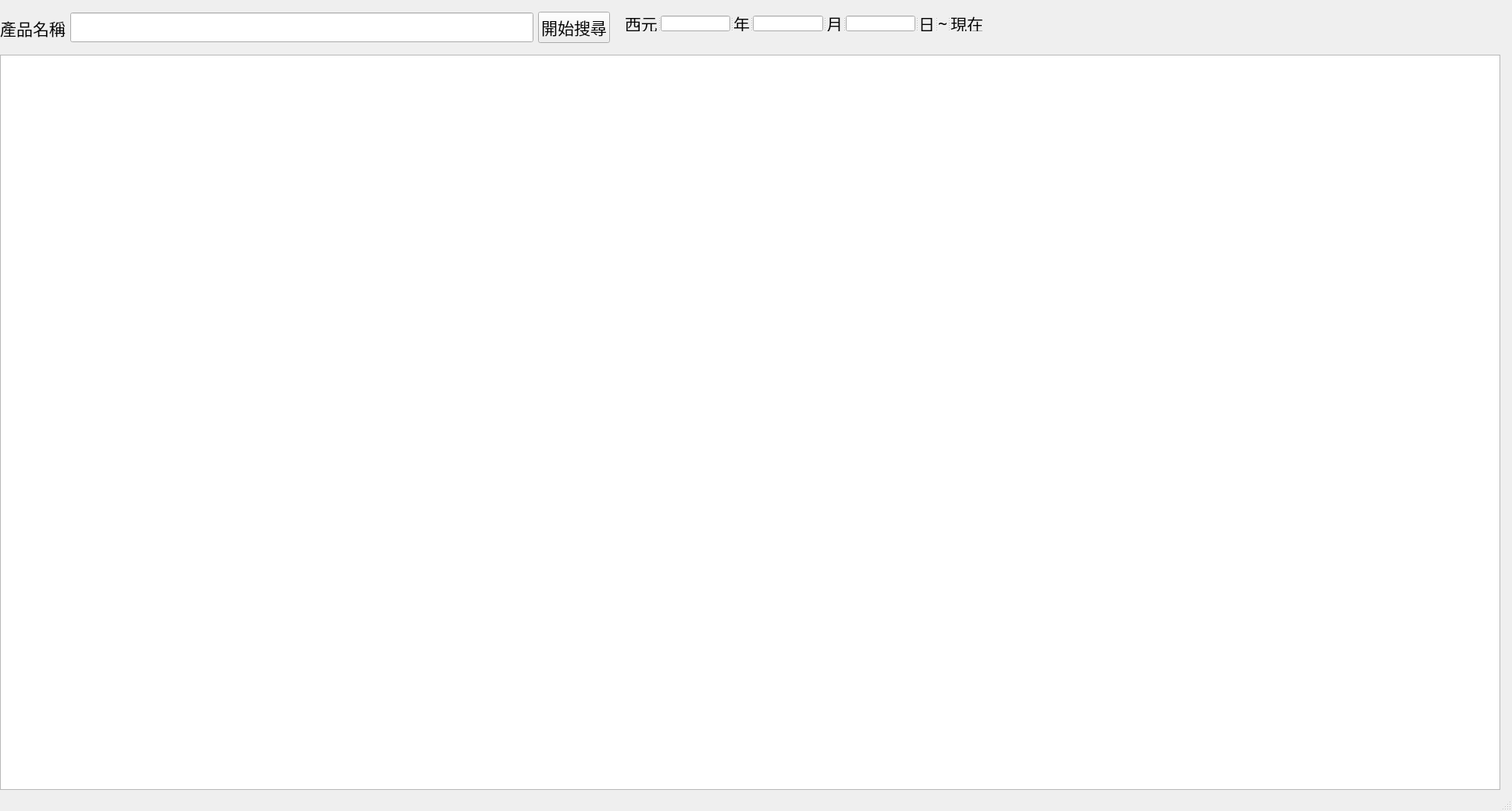
<?xml version="1.0" encoding="UTF-8"?>
<ui version="4.0">
 <class>MainWindow</class>
 <widget class="QMainWindow" name="MainWindow">
  <property name="geometry">
   <rect>
    <x>0</x>
    <y>0</y>
    <width>1936</width>
    <height>1038</height>
   </rect>
  </property>
  <property name="windowTitle">
   <string>EC Search</string>
  </property>
  <widget class="QWidget" name="centralwidget">
   <widget class="QWidget" name="layoutWidget">
    <property name="geometry">
     <rect>
      <x>0</x>
      <y>0</y>
      <width>781</width>
      <height>71</height>
     </rect>
    </property>
    <layout class="QHBoxLayout" name="horizontalLayout">
     <item>
      <widget class="QLabel" name="label">
       <property name="font">
        <font>
         <family>標楷體</family>
         <pointsize>16</pointsize>
        </font>
       </property>
       <property name="text">
        <string>產品名稱</string>
       </property>
       <property name="alignment">
        <set>Qt::AlignCenter</set>
       </property>
      </widget>
     </item>
     <item>
      <widget class="QLineEdit" name="lineEdit_itemname">
       <property name="font">
        <font>
         <family>標楷體</family>
         <pointsize>16</pointsize>
        </font>
       </property>
      </widget>
     </item>
     <item>
      <widget class="QPushButton" name="pushButton_search">
       <property name="font">
        <font>
         <family>標楷體</family>
         <pointsize>16</pointsize>
        </font>
       </property>
       <property name="text">
        <string>開始搜尋</string>
       </property>
      </widget>
     </item>
    </layout>
   </widget>
   <widget class="QTableWidget" name="tableWidget">
    <property name="geometry">
     <rect>
      <x>0</x>
      <y>70</y>
      <width>1921</width>
      <height>941</height>
     </rect>
    </property>
    <property name="font">
     <font>
      <family>標楷體</family>
      <pointsize>16</pointsize>
     </font>
    </property>
   </widget>
   <widget class="QSplitter" name="splitter">
    <property name="geometry">
     <rect>
      <x>800</x>
      <y>20</y>
      <width>459</width>
      <height>20</height>
     </rect>
    </property>
    <property name="font">
     <font>
      <family>標楷體</family>
      <pointsize>16</pointsize>
     </font>
    </property>
    <property name="orientation">
     <enum>Qt::Horizontal</enum>
    </property>
    <widget class="QLabel" name="label_2">
     <property name="font">
      <font>
       <family>標楷體</family>
       <pointsize>16</pointsize>
      </font>
     </property>
     <property name="text">
      <string>西元</string>
     </property>
    </widget>
    <widget class="QLineEdit" name="lineEdit_year">
     <property name="font">
      <font>
       <family>標楷體</family>
       <pointsize>16</pointsize>
      </font>
     </property>
     <property name="alignment">
      <set>Qt::AlignCenter</set>
     </property>
    </widget>
    <widget class="QLabel" name="label_3">
     <property name="font">
      <font>
       <family>標楷體</family>
       <pointsize>16</pointsize>
      </font>
     </property>
     <property name="text">
      <string>年</string>
     </property>
     <property name="alignment">
      <set>Qt::AlignCenter</set>
     </property>
    </widget>
    <widget class="QLineEdit" name="lineEdit_month">
     <property name="font">
      <font>
       <family>標楷體</family>
       <pointsize>16</pointsize>
      </font>
     </property>
     <property name="alignment">
      <set>Qt::AlignCenter</set>
     </property>
    </widget>
    <widget class="QLabel" name="label_4">
     <property name="font">
      <font>
       <family>標楷體</family>
       <pointsize>16</pointsize>
      </font>
     </property>
     <property name="text">
      <string>月</string>
     </property>
     <property name="alignment">
      <set>Qt::AlignCenter</set>
     </property>
    </widget>
    <widget class="QLineEdit" name="lineEdit_day">
     <property name="font">
      <font>
       <family>標楷體</family>
       <pointsize>16</pointsize>
      </font>
     </property>
     <property name="alignment">
      <set>Qt::AlignCenter</set>
     </property>
    </widget>
    <widget class="QLabel" name="label_5">
     <property name="font">
      <font>
       <family>標楷體</family>
       <pointsize>16</pointsize>
      </font>
     </property>
     <property name="text">
      <string>日</string>
     </property>
     <property name="alignment">
      <set>Qt::AlignCenter</set>
     </property>
    </widget>
    <widget class="QLabel" name="label_6">
     <property name="font">
      <font>
       <family>標楷體</family>
       <pointsize>16</pointsize>
      </font>
     </property>
     <property name="text">
      <string>~</string>
     </property>
     <property name="alignment">
      <set>Qt::AlignCenter</set>
     </property>
    </widget>
    <widget class="QLabel" name="label_7">
     <property name="text">
      <string>現在</string>
     </property>
     <property name="alignment">
      <set>Qt::AlignCenter</set>
     </property>
    </widget>
   </widget>
  </widget>
  <widget class="QMenuBar" name="menubar">
   <property name="geometry">
    <rect>
     <x>0</x>
     <y>0</y>
     <width>1936</width>
     <height>27</height>
    </rect>
   </property>
   <property name="font">
    <font>
     <family>標楷體</family>
     <pointsize>16</pointsize>
    </font>
   </property>
  </widget>
  <widget class="QStatusBar" name="statusbar"/>
 </widget>
 <resources/>
 <connections/>
</ui>
